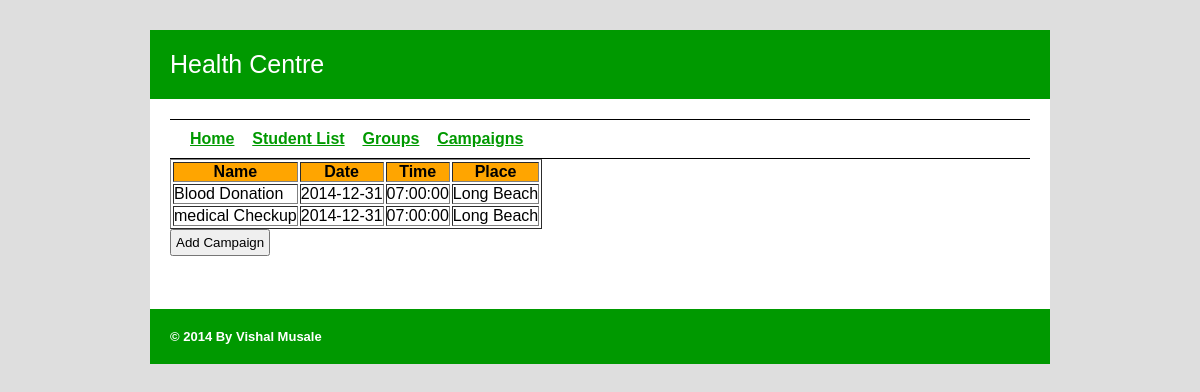
The page /campaigns.php on the database its author committed.
### tables this page shows
CREATE TABLE IF NOT EXISTS `campaign` (
`id` int(11) NOT NULL,
  `name` varchar(32) NOT NULL,
  `date` date NOT NULL,
  `time` time NOT NULL,
  `address1` varchar(128) NOT NULL,
  `city` varchar(24) NOT NULL,
  `state` varchar(24) NOT NULL,
  `zip` int(5) NOT NULL
);

### campaigns.php (the view)
<?php include 'header.php';?>
<div id = "navigation">
		<tr><td><a href = "admin_index.php">Home</a></td><td>&nbsp;&nbsp;&nbsp;</td>
		<td><a href = "student_list.php">Student List</a></td><td>&nbsp;&nbsp;&nbsp;</td>
		<td><a href = "groups.php">Groups</a></td><td>&nbsp;&nbsp;&nbsp;</td></tr>
		<td><a href = "campaigns.php">Campaigns</a></td><td>&nbsp;&nbsp;&nbsp;</td></tr>
</div>
<?php
	$sql= "SELECT name, date, time, city FROM campaign";
	$result=mysql_query($sql);
	echo "<table border='1' align='center'>
	<tr bgcolor = 'orange'>
	<th> Name </th>
	<th> Date </th>
	<th> Time </th>
	<th> Place </th>
	</tr>";
	while($row = mysql_fetch_array($result,MYSQL_ASSOC))
	{
	echo "<tr>";
	echo "<td>" . $row['name'] . "</td>";
	echo "<td>" . $row['date'] . "</td>";
	echo "<td>" . $row['time'] . "</td>";
	echo "<td>" . $row['city'] . "</td>";
	echo "</tr>";
	}
	echo "</table>";
?>
	<form action = "addCampaign.php" method = "post">
	<input type="submit" value="Add Campaign" name="submit_login" />
	</form>
<?php include 'footer.php'; ?>

### css/green.css (style rules this page uses)
*, html { margin: 0; padding: 0; }
body { background-color: #dedede; }
#template_wrapper #template_content a { color: #009900; }

### css/custom.css (style rules this page uses)
#navigation { padding: 10px; padding-left: 20px; border-top: 1px solid #000000; border-bottom: 1px solid #000000; color: #000000; }
#navigation a { color: #333333; font-weight: bold; }
input[type=submit], input[type=button], button { padding: 4px; }

### rows shown on the page
campaign: name "Blood Donation", date "2014-12-31", time "07:00:00", city "Long Beach"
campaign: name "medical Checkup", date "2014-12-31", time "07:00:00", city "Long Beach"
